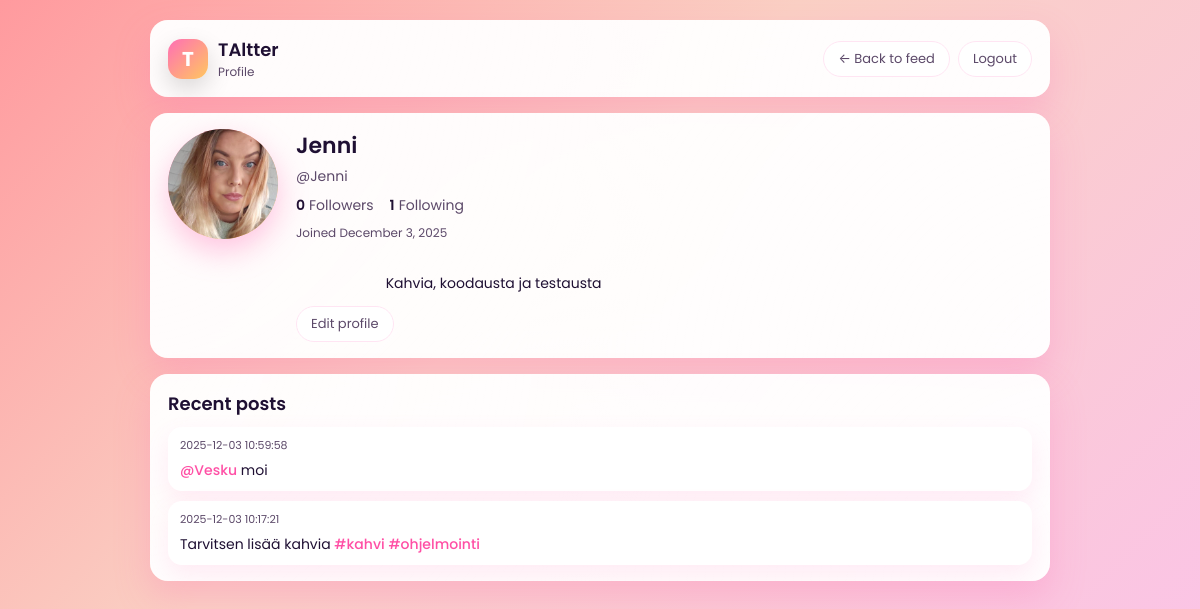
Before: /iteration/profile.php?u=Jenni (signed in) with the older database file.
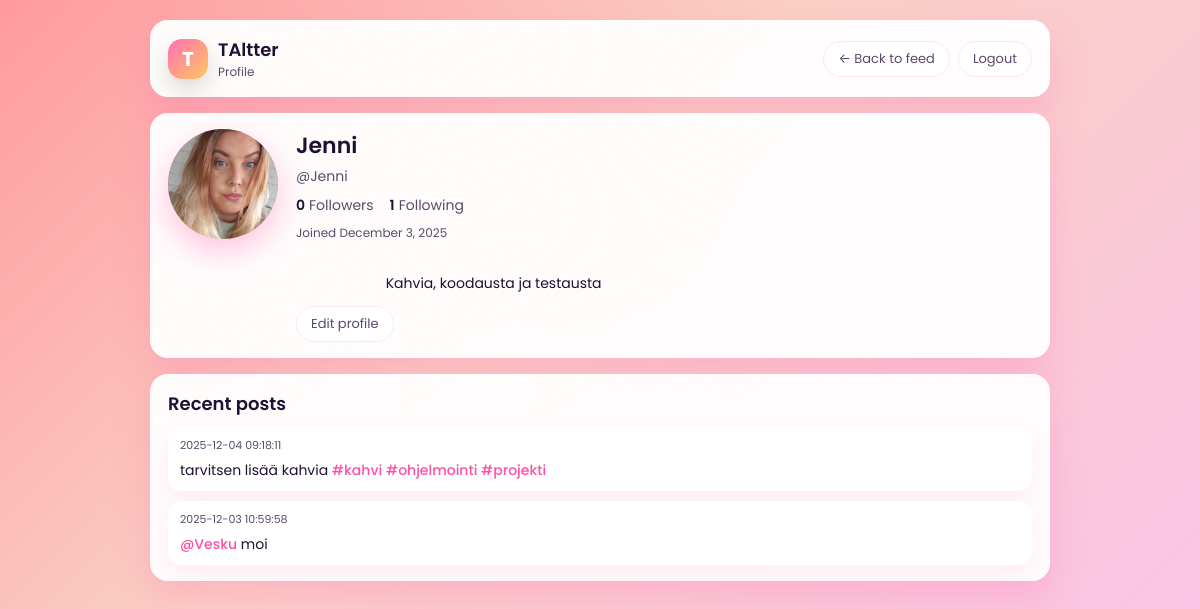
After: the same page with the newer database file.
### tables this page shows
CREATE TABLE `users` (
  `user_id` int(11) NOT NULL,
  `username` varchar(50) NOT NULL,
  `email` varchar(100) NOT NULL,
  `password_hash` varchar(255) NOT NULL,
  `bio` text DEFAULT NULL,
  `profile_picture_url` varchar(255) DEFAULT NULL,
  `created_at` timestamp NOT NULL DEFAULT current_timestamp(),
  `last_seen_mentions` datetime DEFAULT NULL,
  `last_seen_shares` datetime DEFAULT NULL,
  `last_seen_likes` datetime DEFAULT NULL
);

CREATE TABLE `posts` (
  `post_id` int(11) NOT NULL,
  `user_id` int(11) NOT NULL,
  `content` varchar(144) NOT NULL,
  `created_at` timestamp NOT NULL DEFAULT current_timestamp(),
  `edited_at` datetime DEFAULT NULL
);

### iteration/config.php (called while the page is built, shortened)
<?php
function current_user_id() {
    return $_SESSION['user_id'] ?? null;
}
?>

### iteration/profile.php (the view, shortened to what this page needs)
<?php
require_once 'config.php';
$user = $_GET['u'] ?? null;
$stmt = $mysqli->prepare("SELECT user_id, username, bio, profile_picture_url, created_at FROM users WHERE username = ?");
$stmt->bind_param('s', $user);
$stmt->execute();
$res = $stmt->get_result();
$row = $res->fetch_assoc();
$viewerIsOwner = false;
if (current_user_id()) {
    $viewerIsOwner = (current_user_id() == $row['user_id']);
}
$profileUserId = $row['user_id'];
$stmt = $mysqli->prepare("SELECT COUNT(*) as cnt FROM follows WHERE following_id = ?");
$stmt->bind_param("i", $profileUserId);
$stmt->execute();
$followersCount = $stmt->get_result()->fetch_assoc()['cnt'];
$stmt = $mysqli->prepare("SELECT COUNT(*) as cnt FROM follows WHERE follower_id = ?");
$stmt->bind_param("i", $profileUserId);
$stmt->execute();
$followingCount = $stmt->get_result()->fetch_assoc()['cnt'];
?>
<!doctype html>
<html lang="en">
<head>
</head>
<body>
<div class="app-shell">
    <div class="card">
        <div class="card-inner topbar">
            <div class="topbar-left">
                <div class="logo-badge">T</div>
                <div class="app-title">
                    <span>TAltter</span>
                    <span>Profile</span>
                </div>
            </div>
            <div class="topbar-right">
                <a href="index.php" class="btn-outline">← Back to feed</a>
                <?php if (current_user_id()): ?>
                    <a href="logout.php" class="btn-outline">Logout</a>
                <?php else: ?>
                    <a href="login.php" class="btn-outline">Login</a>
                <?php endif; ?>
            </div>
        </div>
    </div>
    <div class="card">
        <div class="card-inner profile-header">
            <div class="profile-avatar">
                <?php if (!empty($row['profile_picture_url'])): ?>
                    <img src="<?= htmlspecialchars($row['profile_picture_url']) ?>" alt="Profile picture">
                <?php endif; ?>
            </div>
            <div class="profile-main">
                <h1 class="profile-username"><?= htmlspecialchars($row['username']) ?></h1>
                <div class="profile-handle">@<?= htmlspecialchars($row['username']) ?></div>
                <div class="profile-stats">
                    <div class="profile-stat">
                        <span class="profile-stat-number"><?= $followersCount ?></span>
                        <span class="profile-stat-label">Followers</span>
                    </div>
                    <div class="profile-stat">
                        <span class="profile-stat-number"><?= $followingCount ?></span>
                        <span class="profile-stat-label">Following</span>
                    </div>
                </div>
                <div class="profile-meta">
                    Joined <?= htmlspecialchars(date('F j, Y', strtotime($row['created_at']))) ?>
                </div>
                <?php if (!empty($row['bio'])): ?>
                    <div class="profile-bio">
                        <?= nl2br(htmlspecialchars($row['bio'])) ?>
                    </div>
                <?php endif; ?>
                <div class="profile-actions">
                    <?php if ($viewerIsOwner): ?>
                        <a href="edit_profile.php" class="btn-outline">Edit profile</a>
                    <?php endif; ?>
                </div>
            </div>
        </div>
    </div>
    <div class="card">
        <div class="card-inner">
            <h2 class="section-title">Recent posts</h2>
            <div class="post-list">
                <?php
                $stmt = $mysqli->prepare("SELECT post_id, content, created_at FROM posts WHERE user_id = ? ORDER BY created_at DESC LIMIT 50");
                $stmt->bind_param('i', $row['user_id']);
                $stmt->execute();
                $r = $stmt->get_result();
                while ($p = $r->fetch_assoc()) {
                    $c = htmlspecialchars($p['content']);
                    $c = preg_replace(
                        '/#([A-Za-z0-9_åäöÅÄÖ\-]+)/u',
                        '<a href="index.php?hashtag=$1">#$1</a>',
                        $c
                    );
                    $c = preg_replace(
                        '/@([A-Za-z0-9_]+)/',
                        '<a href="profile.php?u=$1">@$1</a>',
                        $c
                    );
                    echo "<div class='post-card'>
                            <div class='post-meta'>".$p['created_at']."</div>
                            <div class='post-body'>$c</div>
                          </div>";
                }
                ?>
            </div>
        </div>
    </div>
</div>
</body>
</html>

### iteration/profile.php (style rules this page uses)
:root { --accent: #ff6fb5; --accent-dark: #ff4fa5; --accent-soft: #ffe5f3; --bg-card: rgba(255, 255, 255, 0.95); --input-border: #ffd4ec; --text-main: #1f1033; --text-soft: #5c4969; --chip-bg: #fce4ff; --chip-text: #6f2f8f; }
*, *::before, *::after { box-sizing: border-box; }
body { margin: 0; min-height: 100vh; font-family: "Poppins", system-ui, -apple-system, BlinkMacSystemFont, "Segoe UI", sans-serif; background: linear-gradient(135deg, #ff9a9e 0%, #fad0c4 40%, #fbc2eb 100%); padding: 20px 12px 28px; color: var(--text-main); }
.app-shell { max-width: 900px; margin: 0 auto; display: flex; flex-direction: column; gap: 16px; }
.card { background: var(--bg-card); backdrop-filter: blur(18px); border-radius: 18px; padding: 16px 18px; box-shadow: 0 16px 35px rgba(255, 105, 180, 0.25); position: relative; overflow: hidden; }
.card::before { content: ""; position: absolute; inset: -40px; background: radial-gradient(circle at top left, rgba(255,255,255,0.6), transparent 55%), radial-gradient(circle at bottom right, rgba(255,255,255,0.5), transparent 55%); opacity: 0.5; pointer-events: none; }
.card-inner { position: relative; z-index: 1; }
.topbar { display: flex; align-items: center; justify-content: space-between; gap: 12px; }
.topbar-left { display: flex; align-items: center; gap: 10px; }
.logo-badge { width: 40px; height: 40px; border-radius: 14px; background: linear-gradient(135deg, #ff6fb5, #ffc75f); display: flex; align-items: center; justify-content: center; color: #fff; font-weight: 700; font-size: 20px; box-shadow: 0 10px 25px rgba(0,0,0,0.15); }
.app-title { display: flex; flex-direction: column; }
.app-title span:first-child { font-weight: 600; font-size: 18px; }
.app-title span:last-child { font-size: 12px; color: var(--text-soft); }
.topbar-right { display: flex; align-items: center; gap: 8px; flex-wrap: wrap; }
a { color: var(--accent-dark); text-decoration: none; }
.btn-outline { border-radius: 999px; border: 1.5px solid var(--accent-soft); background: rgba(255,255,255,0.9); padding: 7px 14px; font: inherit; font-size: 13px; cursor: pointer; color: var(--text-soft); display: inline-flex; align-items: center; gap: 6px; transition: background 0.12s, border-color 0.12s, transform 0.08s; }
.profile-header { display: flex; gap: 18px; align-items: flex-start; flex-wrap: wrap; }
.profile-avatar { width: 110px; height: 110px; border-radius: 50%; background: linear-gradient(135deg, #ff6fb5, #ffc75f); position: relative; flex-shrink: 0; overflow: hidden; box-shadow: 0 12px 30px rgba(255, 111, 181, 0.4); }
.profile-avatar img { width: 100%; height: 100%; object-fit: cover; }
.profile-main { flex: 1; min-width: 0; }
.profile-username { margin: 0; font-size: 22px; font-weight: 600; }
.profile-handle { margin: 4px 0 8px; font-size: 14px; color: var(--text-soft); }
.profile-stats { display: flex; gap: 16px; margin: 8px 0; font-size: 14px; }
.profile-stat { display: flex; gap: 4px; }
.profile-stat-number { font-weight: 600; color: var(--text-main); }
.profile-stat-label { color: var(--text-soft); }
.profile-meta { font-size: 12px; color: var(--text-soft); margin-top: 4px; }
.profile-bio { margin-top: 10px; font-size: 14px; white-space: pre-wrap; }
.profile-actions { margin-top: 12px; display: flex; gap: 8px; flex-wrap: wrap; }
.section-title { margin: 0 0 10px; font-size: 18px; font-weight: 600; }
.post-list { display: flex; flex-direction: column; gap: 10px; }
.post-card { border-radius: 14px; padding: 10px 12px; background: #ffffff; box-shadow: 0 10px 25px rgba(255, 105, 180, 0.12); font-size: 14px; }
.post-meta { font-size: 11px; color: var(--text-soft); margin-bottom: 6px; }
.post-body a { color: var(--accent-dark); font-weight: 500; }

Changed rows visible on the page:
removed posts: created_at "2025-12-03 10:17:21", content "Tarvitsen lisää kahvia #kahvi #ohjelmointi"
added posts: created_at "2025-12-04 09:18:11", content "tarvitsen lisää kahvia #kahvi #ohjelmointi #projekti"
